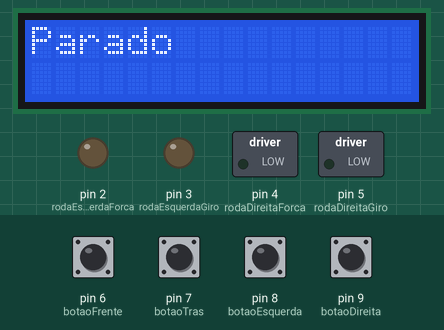
Simulated run of this sketch. Board: Arduino Uno, built with avr-gcc and run on an emulated ATmega328P. On the bench: 16×2 character LCD, switched loads named in the sketch (green lamp = pin HIGH), output pins drawn as LEDs (lit = HIGH). The inputs (shaded band) are chosen by the test bench; at power-on: pin 6 (botaoFrente), pin 7 (botaoTras), pin 8 (botaoEsquerda), pin 9 (botaoDireita) HIGH.

Above: at 3.2 s.
3.3 s: pin 6 (botaoFrente) pulled LOW for 0.15 s
At 3.42 s:
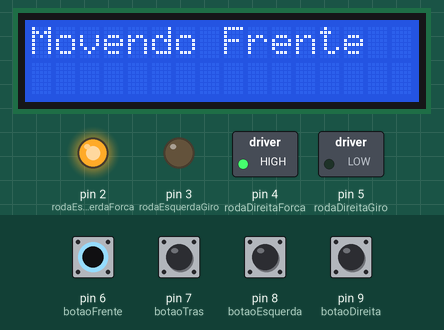
4.9 s: pin 7 (botaoTras) pulled LOW for 0.15 s
At 5.5 s:
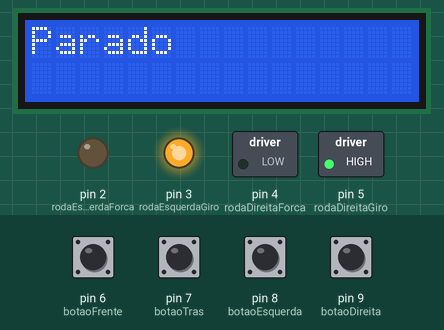
6.5 s: pin 8 (botaoEsquerda) pulled LOW for 0.15 s
At 6.65 s:
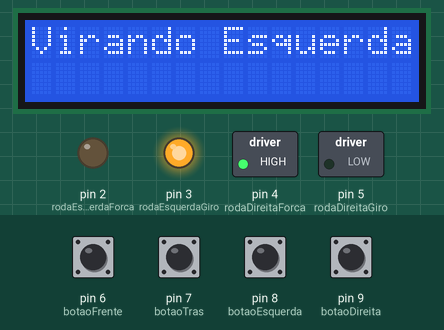
8.2 s: pin 9 (botaoDireita) pulled LOW for 0.15 s
At 8.33 s:
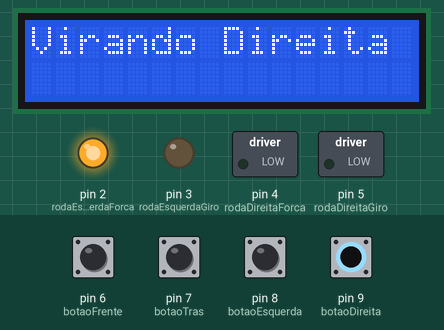
9.9 s: pin 8 (botaoEsquerda) pulled LOW for 1 s
At 10.7 s:
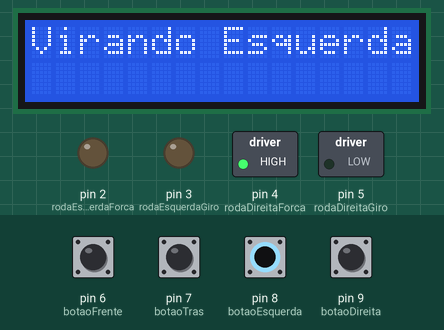
12.4 s: pin 7 (botaoTras) pulled LOW for 1 s
At 13.2 s:
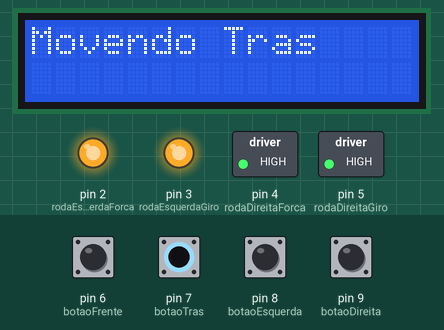
Timing chart, 0 to 15.4 s (numbered marks = the images above; inputs shaded):
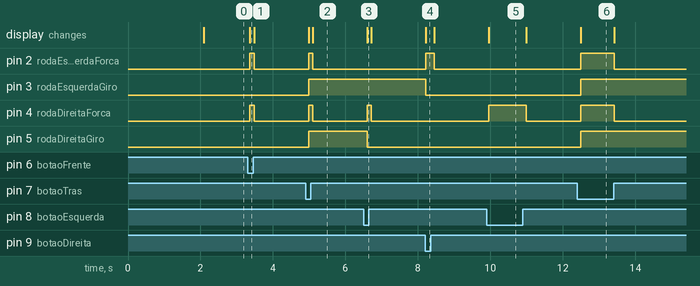

The sketch:

02_Controle_por_Botoes_Teste.ino
```cpp
#include <Wire.h>  // Biblioteca para comunicação I2C
#include <LiquidCrystal_I2C.h> // Biblioteca para controle do LCD

// Definição do display LCD (endereço 0x27, 16 colunas, 2 linhas)
LiquidCrystal_I2C lcd(0x27, 16, 2);

// Definição dos pinos para controle dos motores
int rodaEsquerdaForca = 2;
int rodaEsquerdaGiro = 3;
int rodaDireitaForca = 4;
int rodaDireitaGiro = 5;

// Definição dos pinos dos botões
int botaoFrente = 6;
int botaoTras = 7;
int botaoEsquerda = 8;
int botaoDireita = 9;

void setup() {
  // Inicializa o LCD e ativa a luz de fundo
  lcd.init();
  lcd.backlight();
  lcd.print("Sistema Pronto"); // Mensagem inicial
  delay(2000);
  lcd.clear(); // Limpa o display após a mensagem inicial

  // Define os pinos dos motores como saída
  pinMode(rodaEsquerdaForca, OUTPUT);
  pinMode(rodaEsquerdaGiro, OUTPUT);
  pinMode(rodaDireitaForca, OUTPUT);
  pinMode(rodaDireitaGiro, OUTPUT);

  // Define os pinos dos botões como entrada com pull-up interno
  pinMode(botaoFrente, INPUT_PULLUP);
  pinMode(botaoTras, INPUT_PULLUP);
  pinMode(botaoEsquerda, INPUT_PULLUP);
  pinMode(botaoDireita, INPUT_PULLUP);
}

void loop() {
  lcd.setCursor(0, 0); // Posiciona o cursor no canto superior esquerdo do LCD

  // Verifica se o botão "Frente" foi pressionado
  if (digitalRead(botaoFrente) == LOW) {
    lcd.print("Movendo Frente  ");
    digitalWrite(rodaEsquerdaForca, HIGH);  // Liga motor esquerdo para frente
    digitalWrite(rodaDireitaForca, HIGH);   // Liga motor direito para frente
    digitalWrite(rodaEsquerdaGiro, LOW);    // Mantém direção normal
    digitalWrite(rodaDireitaGiro, LOW);
  }
  // Verifica se o botão "Trás" foi pressionado
  else if (digitalRead(botaoTras) == LOW) {
    lcd.print("Movendo Tras    ");
    digitalWrite(rodaEsquerdaForca, HIGH);  // Liga motor esquerdo para trás
    digitalWrite(rodaDireitaForca, HIGH);   // Liga motor direito para trás
    digitalWrite(rodaEsquerdaGiro, HIGH);   // Inverte direção
    digitalWrite(rodaDireitaGiro, HIGH);
  }
  // Verifica se o botão "Esquerda" foi pressionado
  else if (digitalRead(botaoEsquerda) == LOW) {
    lcd.print("Virando Esquerda");
    digitalWrite(rodaEsquerdaForca, LOW);   // Desliga motor esquerdo
    digitalWrite(rodaDireitaForca, HIGH);   // Liga motor direito para girar para esquerda
    digitalWrite(rodaDireitaGiro, LOW);
  }
  // Verifica se o botão "Direita" foi pressionado
  else if (digitalRead(botaoDireita) == LOW) {
    lcd.print("Virando Direita ");
    digitalWrite(rodaEsquerdaForca, HIGH);  // Liga motor esquerdo para girar para direita
    digitalWrite(rodaDireitaForca, LOW);    // Desliga motor direito
    digitalWrite(rodaEsquerdaGiro, LOW);
  }

  // Se nenhum botão estiver pressionado, a cadeira fica parada
  else {
    lcd.print("Parado          ");
    digitalWrite(rodaEsquerdaForca, LOW);  // Desliga os motores
    digitalWrite(rodaDireitaForca, LOW);
  }

  delay(100); // Pequeno delay para evitar leituras falsas
}
```

Measured:
- after the input at 3.3 s, pin 2 (rodaEsquerdaForca), pin 4 (rodaDireitaForca): LOW → HIGH after 0.07 s, → LOW 0.12 s later; the display: changes after 0.07 s (image 1)
- after the input at 4.9 s, pin 2 (rodaEsquerdaForca), pin 4 (rodaDireitaForca): LOW → HIGH after 0.08 s, → LOW 0.12 s later; pin 3 (rodaEsquerdaGiro), pin 5 (rodaDireitaGiro): LOW → HIGH after 0.08 s; the display: first changes after 0.08 s (image 2 shows a later state)
- after the input at 6.5 s, pin 4 (rodaDireitaForca): LOW → HIGH after 0.10 s, → LOW 0.12 s later; pin 5 (rodaDireitaGiro): HIGH → LOW after 0.10 s; the display: changes after 0.10 s (image 3)
- after the input at 8.2 s, pin 2 (rodaEsquerdaForca): LOW → HIGH at once, → LOW 0.23 s later; pin 3 (rodaEsquerdaGiro): HIGH → LOW at once; the display: changes at once (image 4)
- after the input at 9.9 s, pin 4 (rodaDireitaForca): LOW → HIGH after 0.05 s, → LOW 1.0 s later; the display: changes after 0.05 s (image 5)
- after the input at 12.4 s, pin 2 (rodaEsquerdaForca), pin 4 (rodaDireitaForca): LOW → HIGH after 0.09 s, → LOW 0.92 s later; pin 3 (rodaEsquerdaGiro), pin 5 (rodaDireitaGiro): LOW → HIGH after 0.09 s; the display: changes after 0.09 s (image 6)
